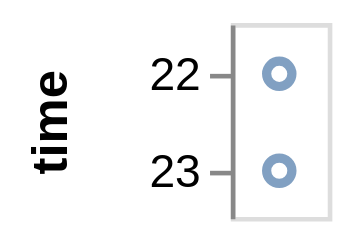

This figure's Vega-Lite source:
### Vega specification from a JSON file in a GitHub repository (floating-point values rounded to 4 significant figures)
{"$schema": "https://vega.github.io/schema/vega/v3.0.json", "description": "Google's stock price over time.", "autosize": "pad", "padding": 5, "style": "cell", "data": [{"name": "source_0", "values": [{"date": "10 Oct 2011 22:48:00"}, {"date": "11 Oct 2022 23:00:00"}]}, {"name": "data_0", "source": "source_0", "transform": [{"type": "formula", "expr": "toDate(datum[\"date\"])", "as": "date"}, {"type": "formula", "as": "hours_date", "expr": "datetime(0, 0, 1, hours(datum[\"date\"]), 0, 0, 0)"}]}], "signals": [{"name": "width", "update": "21"}, {"name": "y_step", "value": 21}, {"name": "height", "update": "bandspace(domain('y').length, 1, 0.5) * y_step"}], "marks": [{"name": "marks", "type": "symbol", "role": "point", "style": ["point"], "from": {"data": "data_0"}, "encode": {"update": {"x": {"signal": "width", "mult": 0.5}, "y": {"scale": "y", "field": "hours_date"}, "stroke": {"value": "#4c78a8"}, "fill": {"value": "transparent"}, "opacity": {"value": 0.7}}}}], "scales": [{"name": "y", "type": "point", "domain": {"data": "data_0", "field": "hours_date", "sort": true}, "range": {"step": {"signal": "y_step"}}, "round": true, "padding": 0.5}], "axes": [{"title": "time", "scale": "y", "labelOverlap": true, "orient": "left", "zindex": 1, "encode": {"labels": {"update": {"text": {"signal": "timeFormat(datum.value, '%H')"}}}}}], "config": {"axis": {"domainColor": "#888", "tickColor": "#888"}, "axisY": {"minExtent": 30}}}
